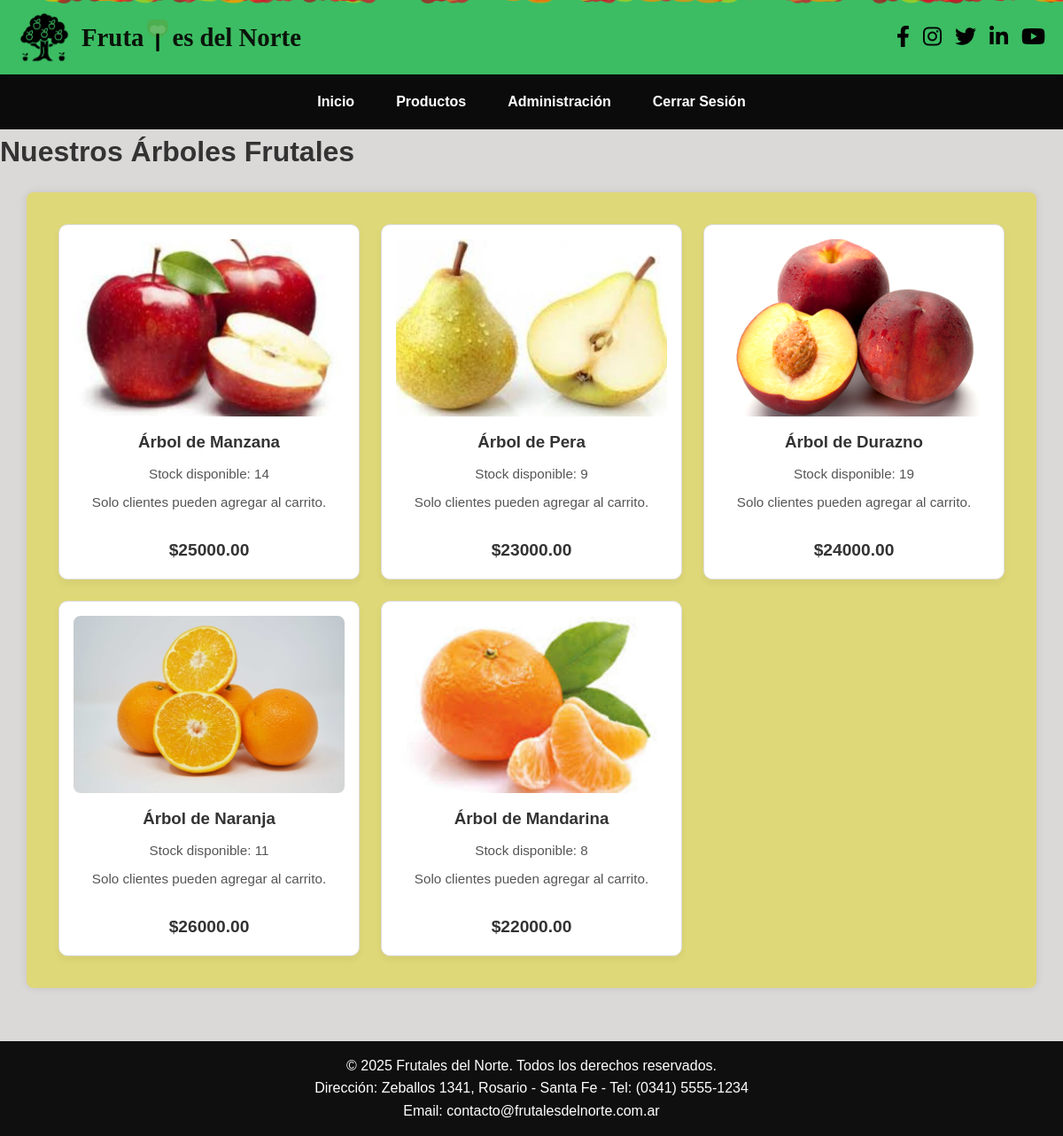
/productos (signed in), run on the app's committed database.
### app.py (models this page shows, shortened)
class Producto(db.Model):
    id = db.Column(db.Integer, primary_key=True)
    nombre = db.Column(db.String(100), nullable=False)
    precio = db.Column(db.Float, nullable=False)
    imagen = db.Column(db.String(100))
    stock = db.Column(db.Integer, default=0, nullable=False)
    detalle_pedidos_asociados = db.relationship('DetallePedido', backref='producto_del_detalle', lazy=True)

### app.py (the view)
@app.route('/productos')
def productos():
    all_products = Producto.query.all()
    return render_template('productos.html', products=all_products, current_user=current_user)

### app.py (called while the page is built)
@login_manager.user_loader
def load_user(user_id):
    return Usuario.query.get(int(user_id))

### templates/productos.html (shortened to what this page needs)
<!DOCTYPE html>
<html lang="es">
<head>
    <link rel="stylesheet" href="{{ url_for('static', filename='css/style.css') }}">
    <link rel="stylesheet" href="https://cdnjs.cloudflare.com/ajax/libs/font-awesome/6.4.0/css/all.min.css" />
</head>
<body>
    <header>
        <div class="frutas-animadas"></div>
        <div class="logo-title">
            <img src="{{ url_for('static', filename='img/icono.png') }}" alt="Logo de la empresa">
            <h1 class="empresa-nombre">
                Fruta
                es del Norte
            </h1>
        </div>
        <div class="social-icons">
            <a href="#"><i class="fab fa-facebook-f"></i></a>
            <a href="#"><i class="fab fa-instagram"></i></a>
            <a href="#"><i class="fab fa-twitter"></i></a>
            <a href="#"><i class="fab fa-linkedin-in"></i></a>
            <a href="#"><i class="fab fa-youtube"></i></a>
        </div>
    </header>
    <nav>
        <a href="{{ url_for('index') }}">Inicio</a>
        <a href="{{ url_for('productos') }}">Productos</a>
        {% if current_user.is_authenticated %}
            {% if current_user.rol == 'admin' %}
                <a href="{{ url_for('admin_page') }}">Administración</a>
            {% else %}
                <a href="{{ url_for('carrito') }}">Carrito</a>
                <a href="{{ url_for('mis_pedidos') }}">Mis Pedidos</a>
            {% endif %}
            <a href="{{ url_for('logout') }}">Cerrar Sesión</a>
        {% else %}
            <a href="{{ url_for('login') }}">Login</a>
            <a href="{{ url_for('registro') }}">Registro</a>
        {% endif %}
    </nav>
    <h1>Nuestros Árboles Frutales</h1>
    <main class="main-container">
        <div class="productos">
            {% if products %}
                {% for product in products %}
                    <div class="producto">
                        <img src="{{ product.imagen if product.imagen.startswith('http') else url_for('static', filename=product.imagen) }}" alt="{{ product.nombre }}">
                        <h3>{{ product.nombre }}</h3>
                        <p>Stock disponible: {{ product.stock }}</p>
                        {% if not current_user.is_authenticated or current_user.rol != 'admin' %}
                            {% if product.stock > 0 %}
                                <button class="agregar-carrito"
                                        data-id="{{ product.id }}"
                                        data-nombre="{{ product.nombre }}"
                                        data-precio="{{ product.precio }}"
                                        data-imagen="{{ product.imagen if product.imagen.startswith('http') else url_for('static', filename=product.imagen) }}"
                                        data-stock="{{ product.stock }}">
                                    Agregar al carrito
                                </button>
                            {% else %}
                                <button disabled style="background-color: #dc3545;">Sin Stock</button>
                            {% endif %}
                        {% else %}
                            <p>Solo clientes pueden agregar al carrito.</p>
                        {% endif %}
                        <h4>${{ '%.2f'|format(product.precio) }}</h4>
                    </div>
                {% endfor %}
            {% else %}
                <p>No hay productos disponibles en este momento.</p>
            {% endif %}
        </div>
    </main>
    <footer>
        <p>&copy; 2025 Frutales del Norte. Todos los derechos reservados.</p>
        <p>Dirección: Zeballos 1341, Rosario - Santa Fe - Tel: (0341) 5555-1234</p>
        <p>Email: contacto@frutalesdelnorte.com.ar</p>
    </footer>
</body>
</html>

### static/css/style.css (style rules this page uses)
* { margin: 0; padding: 0; box-sizing: border-box; }
body { font-family: Arial, sans-serif; line-height: 1.6; background-color: #dbd8d8; color: #333; display: flex; flex-direction: column; min-height: 100vh; }
main { flex-grow: 1; width: 100%; }
header { display: flex; justify-content: space-between; align-items: center; background-color: #3cbd63; color: white; padding: 12px 20px; box-shadow: 0 2px 5px rgba(0, 0, 0, 0.1); position: relative; overflow: hidden; z-index: 1; }
.logo-title { display: flex; align-items: center; gap: 12px; position: relative; z-index: 2; }
.logo-title img { max-height: 60px; width: auto; object-fit: contain; }
.empresa-nombre { font-size: 1.8rem; color: #0a130a; font-weight: bold; font-family: 'Georgia', serif; display: flex; align-items: center; }
.letra-arbol { display: inline-block; vertical-align: middle; margin: 0 2px; }
.social-icons { display: flex; gap: 15px; align-items: center; position: relative; z-index: 2; }
.social-icons a { text-decoration: none; color: rgb(2, 2, 2); font-size: 24px; transition: color 0.3s; }
nav { background-color: #0b0b0c; display: flex; justify-content: center; gap: 15px; padding: 10px 0; }
nav a { color: white; text-decoration: none; font-weight: bold; padding: 8px 16px; transition: background-color 0.3s; }
main { max-width: 1300px; width: 95%; margin: 20px auto; padding: 20px; background-color: rgb(223, 216, 120); border-radius: 8px; box-shadow: 0 0 10px rgba(0, 0, 0, 0.1); flex-grow: 1; }
footer { background-color: #0f0f0f; color: white; text-align: center; padding: 15px; width: 100%; margin-top: 40px; }
.productos { display: grid; grid-template-columns: repeat(auto-fit, minmax(250px, 1fr)); gap: 1.5rem; padding: 1rem; }
.producto { background-color: white; border: 1px solid #ddd; padding: 1rem; border-radius: 10px; text-align: center; box-shadow: 0 4px 8px rgba(0, 0, 0, 0.05); display: flex; flex-direction: column; justify-content: space-between; }
.producto img { width: 100%; height: 200px; object-fit: cover; border-radius: 8px; }
.producto h3 { margin: 0.75em 0 0.5em; }
.producto p { font-size: 0.95em; color: #555; margin-bottom: 0.5em; }
.producto h4 { font-size: 1.2em; color: #333; margin-top: auto; padding-top: 1em; }
.frutas-animadas { position: absolute; top: 0; left: 0; width: 100%; height: 100%; pointer-events: none; z-index: 0; overflow: hidden; }

### data on the page
Producto: imagen (picture), nombre "Árbol de Manzana", stock "14", precio "25000.00"
Producto: imagen (picture), nombre "Árbol de Pera", stock "9", precio "23000.00"
Producto: imagen (picture), nombre "Árbol de Durazno", stock "19", precio "24000.00"
Producto: imagen (picture), nombre "Árbol de Naranja", stock "11", precio "26000.00"
Producto: imagen (picture), nombre "Árbol de Mandarina", stock "8", precio "22000.00"
